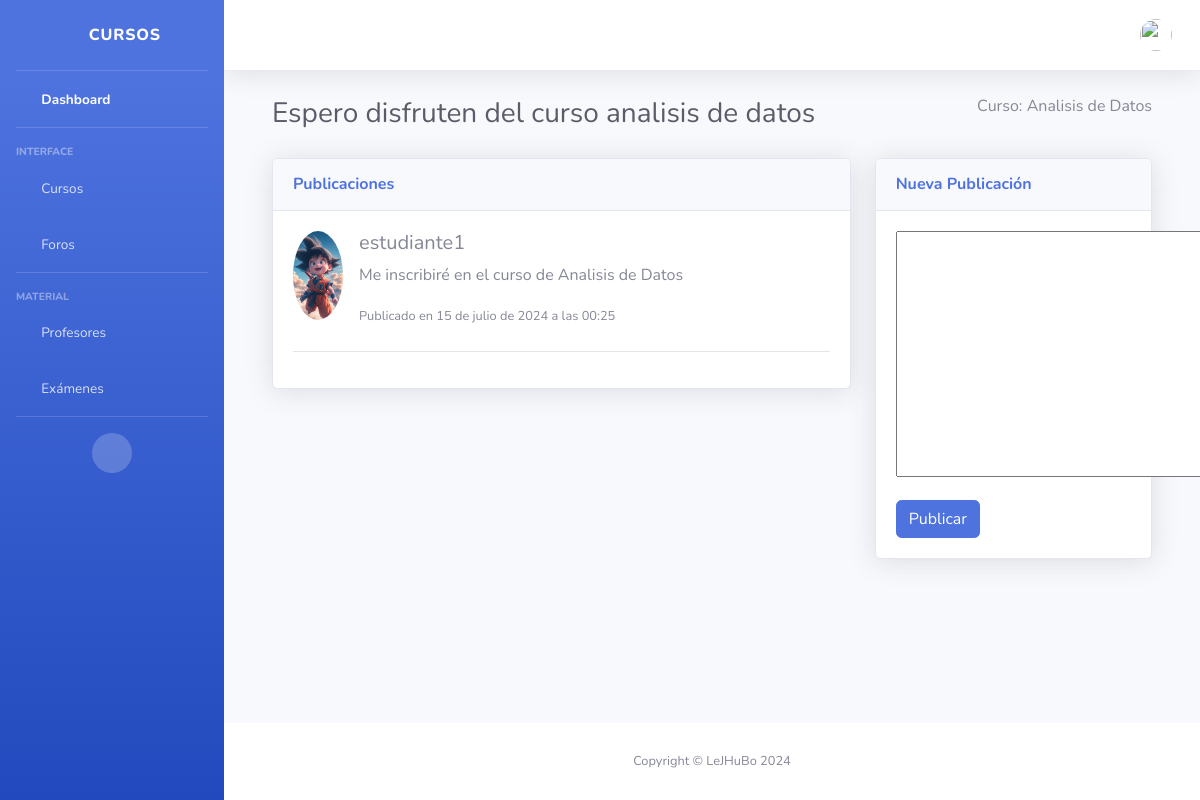
/forum/1/, run on the app's committed database.
### courses/models.py (models this page shows, shortened)
class Forum(models.Model):
    course = models.ForeignKey(Course, on_delete=models.CASCADE, related_name='forums')
    title = models.CharField(max_length=200)
    created_at = models.DateTimeField(auto_now_add=True)
    created_by = models.ForeignKey(User, on_delete=models.CASCADE)

class Course(models.Model):
    title = models.CharField(max_length=200)
    description = models.TextField()
    start_date = models.DateField()
    end_date = models.DateField()
    instructor = models.ForeignKey(User, on_delete=models.CASCADE, limit_choices_to={'role': 'instructor'})
    image = models.ImageField(upload_to='course_images/', null=True, blank=True)
    video_url = models.URLField(blank=True, null=True)

class Post(models.Model):
    forum = models.ForeignKey(Forum, on_delete=models.CASCADE, related_name='posts')
    content = models.TextField()
    created_at = models.DateTimeField(auto_now_add=True)
    created_by = models.ForeignKey(User, on_delete=models.CASCADE)

class User(AbstractUser):
    ROLE_CHOICES = (
        ('student', 'Student'),
        ('instructor', 'Instructor'),
        ('admin', 'Admin'),
    )
    role = models.CharField(max_length=10, choices=ROLE_CHOICES, default='student')
    groups = models.ManyToManyField(Group, related_name='custom_user_set')
    user_permissions = models.ManyToManyField(Permission, related_name='custom_user_set')
    profile_picture = models.ImageField(upload_to='profile_pictures/', null=True, blank=True)
    objects = UserManager()

### courses/views.py (the view, shortened to what this page needs)
# urls.py: path('forum/<int:pk>/', ForumDetailView.as_view(), name='forum_detail'),
class ForumDetailView(DetailView):
    model = Forum
    template_name = 'forum/forum_detail.html'
    context_object_name = 'forum'
    def get_context_data(self, **kwargs):
        context = super().get_context_data(**kwargs)
        context['posts'] = Post.objects.filter(forum=self.object)
        context['post_form'] = PostForm()
        return context

### courses/forms.py
class PostForm(forms.ModelForm):
    class Meta:
        model = Post
        fields = ['content']

### courses/templates/forum/forum_detail.html (shortened to what this page needs)
{% extends 'index.html' %} {% load static %} {% block content %}
<div class="container-fluid">
    <div class="d-sm-flex align-items-center justify-content-between mb-4">
        <h1 class="h3 mb-0 text-gray-800">{{ forum.title }}</h1>
        <p>Curso: {{ forum.course.title }}</p>
    </div>
    <div class="row">
        <div class="col-lg-8">
            <div class="card shadow mb-4">
                <div class="card-header py-3">
                    <h6 class="m-0 font-weight-bold text-primary">Publicaciones</h6>
                </div>
                <div class="card-body">
                    {% for post in posts %}
                    <div class="media mb-4">
                        <img class="d-flex mr-3 rounded-circle" src="{% if post.created_by.profile_picture %}{{ post.created_by.profile_picture.url }}{% else %}{% static 'img/undraw_profile.svg' %}{% endif %}" alt="" width="50">
                        <div class="media-body">
                            <h5 class="mt-0">{{ post.created_by.username }}</h5>
                            <p>{{ post.content }}</p>
                            <small class="text-muted">Publicado en {{ post.created_at }}</small>
                        </div>
                    </div>
                    <hr> {% endfor %}
                </div>
            </div>
        </div>
        <div class="col-lg-4">
            <div class="card shadow mb-4">
                <div class="card-header py-3">
                    <h6 class="m-0 font-weight-bold text-primary">Nueva Publicación</h6>
                </div>
                <div class="card-body">
                    <form method="post" action="{% url 'forum_detail' forum.pk %}">
                        <div class="form-group">
                            {{ post_form.content }}
                        </div>
                        <button type="submit" class="btn btn-primary">Publicar</button>
                    </form>
                </div>
            </div>
        </div>
    </div>
</div>
{% endblock %}

### data on the page
Forum: title "Espero disfruten del curso analisis de datos", course "Analisis de Datos"
Post: created_by.profile_picture (picture), created_by.username "estudiante1", content "Me inscribiré en el curso de Analisis de Datos", created_at "15 de julio de 2024 a las 00:25"
